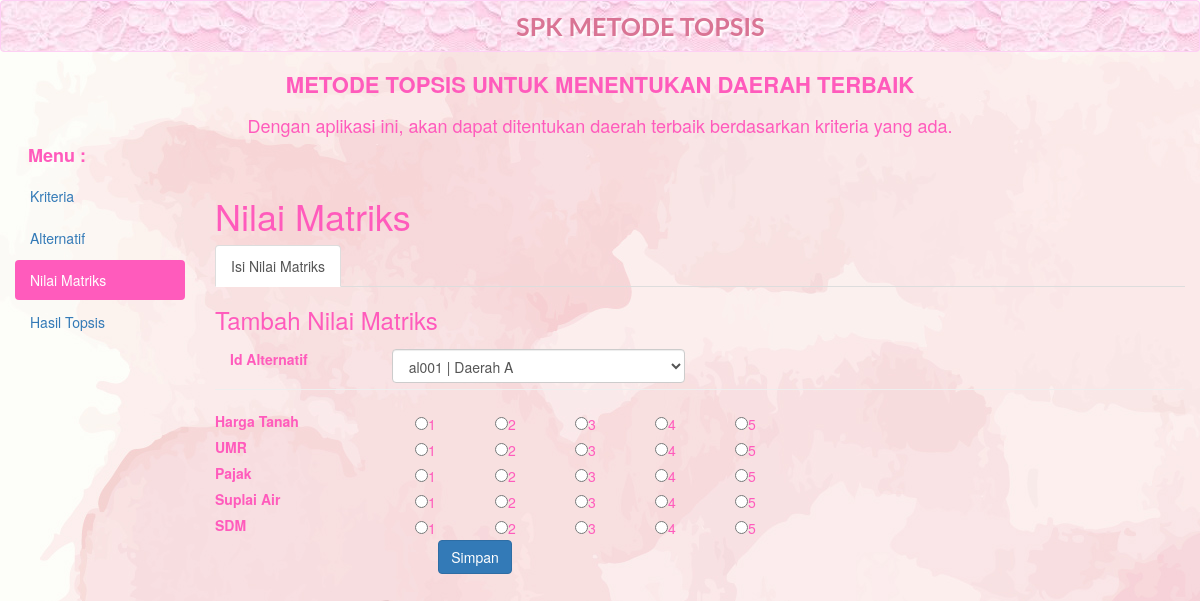
The page /?a=nilaimatrik on the database its author committed.
### tables this page shows
CREATE TABLE IF NOT EXISTS `kriteria` (
  `id_kriteria` varchar(5) NOT NULL,
  `nama_kriteria` varchar(45) NOT NULL,
  `bobot` double NOT NULL,
  `poin1` double NOT NULL,
  `poin2` double NOT NULL,
  `poin3` double NOT NULL,
  `poin4` double NOT NULL,
  `poin5` double NOT NULL,
  `sifat` varchar(15) NOT NULL,
  PRIMARY KEY (`id_kriteria`)
);

### nilaimatrik.php (the view, shortened to what this page needs)
<h1>Nilai Matriks</h1>
<ul class="nav nav-tabs">
  <li class="active" ><a href="index.php?a=kriteria&k=kriteria">Isi Nilai Matriks</a></li>
</ul>
<div class="box-header">
    <h3 class="box-title">Tambah Nilai Matriks</h3>
</div>
<form method="POST" action="">
<div class="form-group">
							<label class="control-label col-lg-2">Id Alternatif</label>
							<div class="col-lg-4">
								<select name="id_alt" class="form-control">
								<?php
								include ("konfig/koneksi.php");
								$s=mysqli_query($connect,"select * from alternatif");
								while($d=mysqli_fetch_assoc($s)){
								?>
									<option value="<?php echo $d['id_alternatif'] ?>"><?php echo $d['id_alternatif']." | ".$d['nm_alternatif'] ?></option>
								<?php
								}
								?>
								</select>
							</div>
						</div>
						<br />
<hr />
<div class="form-group">
								<?php
								$i=1;
								$alt=mysqli_query($connect,"select * from kriteria");
								while($dalt=mysqli_fetch_assoc($alt)){
								?>
	<table   align="left">
		<tr>
		<td width="200" >
							<label ><?php echo $dalt['nama_kriteria']; ?></label>
		</td>
							<div class="col-md-8">
		<td width="80">
							<input type="radio" name="nilai<?php echo $i; ?>" value="<?php echo $dalt['poin1']; ?>" /><?php echo $dalt['poin1']; ?>
		</td>
		<td width="80">
							<input type="radio" name="nilai<?php echo $i; ?>" value="<?php echo $dalt['poin2']; ?>"/><?php echo $dalt['poin2']; ?>
		</td>
		<td width="80">
							<input type="radio" name="nilai<?php echo $i; ?>" value="<?php echo $dalt['poin3']; ?>"/><?php echo $dalt['poin3']; ?>
		</td>
		<td width="80">
							<input type="radio" name="nilai<?php echo $i; ?>" value="<?php echo $dalt['poin4']; ?>"/><?php echo $dalt['poin4']; ?>
		</td>
		<td width="80">
							<input type="radio" name="nilai<?php echo $i; ?>" value="<?php echo $dalt['poin5']; ?>"/><?php echo $dalt['poin5']; ?>
		</td>
		</tr>
								<?php
								$i++;
								}
								?>
		<tr>
		<td colspan=5 align="center">
		<input type="submit" name="simpan" value="Simpan" class="btn btn-primary">
		</td>
		</tr>
</table>
							</div>
						</div>

### index.php (shortened to what this page needs)
<!DOCTYPE html>
<html lang="en">
<head>
  <link rel="stylesheet" href="css/bootstrap.min.css">
</head>
<body>
<nav class="navbar navbar-inverse">
  <div class="container-fluid">
    <div class="navbar-header">
      <a class="navbar-brand" href="#">SPK METODE TOPSIS</a>
  </div>
</nav>
<body>
<div class="content">
	<header>
		<h1 class="judul">METODE TOPSIS UNTUK MENENTUKAN DAERAH TERBAIK</h1>
		<h3 class="deskripsi">Dengan aplikasi ini, akan dapat ditentukan daerah terbaik berdasarkan kriteria yang ada.</h3>
		<h4 class="deskripsi2">Menu	:</h4>
	</header>
	</div>
	<div class="badan">
 <?php
if(@$_GET['a']=='kriteria'){
	$active1='class="active"';
	$active2='';
	$active3='';
	$active4='';
}else if(@$_GET['a']=='alternatif'){
	$active1='';
	$active2='class="active"';
	$active3='';
	$active4='';
}else if(@$_GET['a']=='nilaimatrik'){
	$active1='';
	$active2='';
	$active3='class="active"';
	$active4='';
}else if(@$_GET['a']=='hasiltopsis'){
	$active1='';
	$active2='';
	$active3='';
	$active4='class="active"';
}else{
	$active1='';
	$active2='';
	$active3='';
	$active4='';
}
?>
<div class="col-sm-2">
<ul class="nav nav-pills nav-stacked">
  <li <?php echo $active1 ?>><a href="?a=kriteria&k=kriteria" >Kriteria</a></li>
  <li <?php echo $active2 ?>><a href="?a=alternatif&k=alternatif" >Alternatif</a></li>
  <li <?php echo $active3 ?>><a href="?a=nilaimatrik" >Nilai Matriks</a></li>
  <li  <?php echo $active4 ?>><a href="?a=hasiltopsis&k=nilai_matriks">Hasil Topsis</a></li>
</ul>
</div>
  <div class="col-sm-10">
 <?php
 if(@$_GET['a']=='kriteria'){
	include ("kriteria.php");
 }else if(@$_GET['a']=='alternatif'){
	include ("alternatif.php");
 }else if(@$_GET['a']=='nilaimatrik'){
	include ("nilaimatrik.php");
 }else if(@$_GET['a']=='hasiltopsis'){
	include ("hasiltopsis.php");
 }
 ?>
</div>
</body>
</html>

### index.php (style rules this page uses)
body { background: url('131.jpg'); background-color : #fff; color: #ff5bbc; }
.navbar-inverse { background: url('9.jpg'); background-color: #fed0f5; border-color:#fed0f5; font-size:50px; font-weight: bold; }
.navbar-inverse .navbar-brand { font-family: lato; color: #D97494; text-shadow: 2px 2px 2px #FFf; font-size:25px; text-align:center; }
.navbar > .container .navbar-brand, .navbar > .container-fluid .navbar-brand { margin-right: 350px; margin-left: 485px; }
header h1.judul { text-align: center; font-size: 22px; font-weight: bold; }
header h3.deskripsi { text-align: center; font-size: 18px; }
header h4.deskripsi2 { margin-left: 28px; text-align: left; font-size: 18px; font-weight: bold; }
.nav-pills > li.active > a, .nav-pills > li.active > a:hover, .nav-pills > li.active > a:focus { border-color: #ff5bbc; background-color: #ff5bbc; color:#fff; }

### rows shown on the page
kriteria: nama_kriteria "Harga Tanah", poin1 "1", poin2 "2", poin3 "3", poin4 "4", poin5 "5"
kriteria: nama_kriteria "UMR", poin1 "1", poin2 "2", poin3 "3", poin4 "4", poin5 "5"
kriteria: nama_kriteria "Pajak", poin1 "1", poin2 "2", poin3 "3", poin4 "4", poin5 "5"
kriteria: nama_kriteria "Suplai Air", poin1 "1", poin2 "2", poin3 "3", poin4 "4", poin5 "5"
kriteria: nama_kriteria "SDM", poin1 "1", poin2 "2", poin3 "3", poin4 "4", poin5 "5"

### other values the page prints
form field id_alt "al001 | Daerah A"
